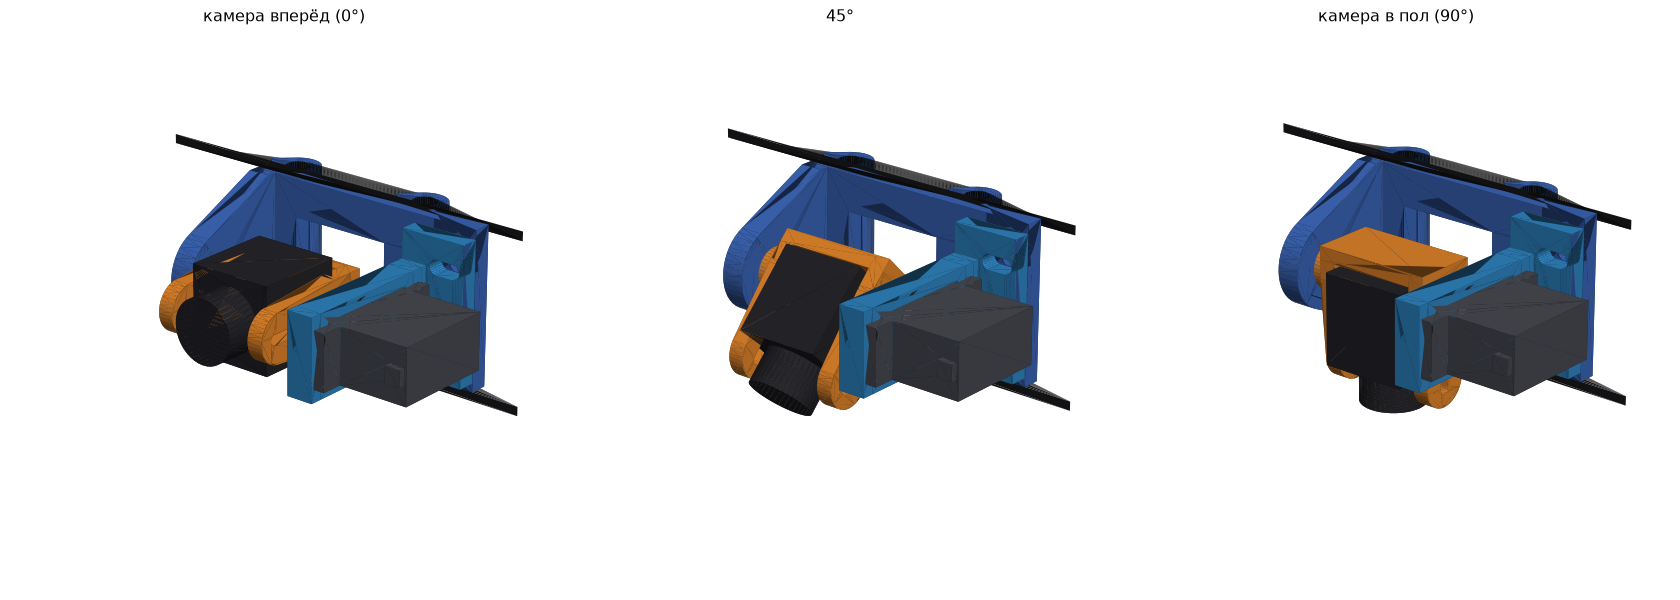

Source code (Python):
"""
Поворот камеры v3 — «турель» MG90S 180°: корпус серво НЕПОДВИЖЕН, на качалке сидит
U-скоба с камерой, второе ухо скобы вращается на оси M3 в правом ухе рамы.
Крепление к раме дрона спереди: 2 трубки на передние стойки (33 мм между центрами).

Детали:
  рама (трубки + вертикальная рама + правое ухо-опора)  — печать стоя, трубки вертикально
  корпус серво с фланцем на раму (2×M3, пазы ±2 мм)      — печать фланцем шлица вниз
  U-скоба под камеру 19 мм, паз M2 под камеры 20…30 мм   — печать перемычкой вниз

Координаты: X вперёд, Y влево, Z вверх; стойки X=0, Y=±SO_S/2; Z=0 — середина между плитами.
Запуск: python3 turret_v3.py [--check]
"""
import math
import os
import sys

import numpy as np

sys.path.insert(0, os.path.join(os.path.dirname(os.path.abspath(__file__)), "..", "kolibri_car"))
from generate_car import M, m3d, box, cyl_y, cyl_z, union, hex_prism, to_trimesh, on_bed  # noqa: E402

HERE = os.path.dirname(os.path.abspath(__file__))

# ---------------- рама дрона ----------------
SO_S, SO_D = 33.0, 5.0
PLATE_GAP, PLATE_T, PLATE_FRONT_X = 35.0, 2.0, 6.0
# ---------------- MG90S (замер: низ → ушки 16 мм) ----------------
SV_L, SV_W, SV_H = 22.8, 12.2, 22.5
SV_BOSS_H, SV_BOSS_R, SV_SPL_H = 4.0, 5.8, 3.5
SV_OFF = 5.5
SV_TAB_L, SV_TAB_T, SV_TAB_Z = 32.5, 2.5, 16.0
SV_SCREW = 27.8
FIT = 0.4
# ---------------- камера ----------------
CAM_W, CAM_PIVOT = 19.0, 8.0
CAM_LENGTHS = (20.0, 28.0)
# ---------------- механизм ----------------
X_P, Z_P = 23.5, 0.0
BASE_X = (2.5, 6.5)
ARM_T = 3.5                      # уши скобы
CAM_IN = CAM_W / 2 + 0.25        # 19.5 между ушами скобы
HORN_POCKET = 1.8                # карман под плечо качалки на наружной стороне левого уха скобы
HUB_L = 3.0                      # ступица качалки (со стороны серво)
BACK = (-7.0, -4.0)              # перемычка скобы позади оси
SLOT = (9.0, 19.0)               # паз M2 камеры от оси: камеры 20…30 мм
YOKE_FRONT = SLOT[1] + 4.0
BOSS_R, BOSS_L = 5.0, 3.5        # бобышка оси на правом ухе скобы
GAP = 0.5
EAR_T = 5.0                      # правое ухо рамы
FL_T = 4.0                       # фланец корпуса серво к раме
WALL = 2.4
# --------------------------------------------------------

G = PLATE_GAP / 2
Y_AL0, Y_AL1 = CAM_IN, CAM_IN + ARM_T                 # левое ухо скобы
Y_AR0, Y_AR1 = -CAM_IN - ARM_T, -CAM_IN               # правое ухо скобы
Y_SPL_TOP = Y_AL1 + 0.5                               # шлиц почти у наружной грани уха (ступица качалки снаружи)
Y_BOSS_TOP = Y_SPL_TOP + SV_SPL_H
Y_CASE_TOP = Y_BOSS_TOP + SV_BOSS_H
Y_SV_BOT = Y_CASE_TOP + SV_H
Y_TAB_IN = Y_SV_BOT - SV_TAB_Z - SV_TAB_T             # грань ушка серво к шлицу
Y_FLANGE0 = Y_CASE_TOP - 2.0                          # плита корпуса со стороны шлица (2 мм)
Y_ER1 = Y_AR0 - BOSS_L - GAP                          # внутренняя грань правого уха рамы
Y_ER0 = Y_ER1 - EAR_T
XR, XF, XC = -(SV_L / 2 - SV_OFF), SV_L / 2 + SV_OFF, SV_OFF
ZW = SV_W / 2 + FIT
HX0, HX1 = XR - FIT - WALL, XF + FIT + WALL            # корпус серво по X (от вала)
Y_FL1 = Y_TAB_IN + 9.0                                # фланец до сюда (Y)
BOLTS = [(Y_TAB_IN + 4.5, 9.0), (Y_TAB_IN + 4.5, -9.0)]

COL = {"frame": (0.25, 0.42, 0.75), "house": (0.20, 0.55, 0.80), "print": (0.93, 0.55, 0.18),
       "cam": (0.16, 0.16, 0.18), "servo": (0.30, 0.31, 0.34), "metal": (0.75, 0.75, 0.78),
       "carbon": (0.12, 0.12, 0.13)}


def cyl_x(r, x0, x1, y, z, seg=24):
    return M.cylinder(x1 - x0, r, r, seg).rotate([0, 90, 0]).translate([x0, y, z])


# ---------------------------------------------------------------- рама
def make_frame():
    ro, gz = SO_D / 2 + 2.5, G - 0.2
    parts = []
    for s in (-1, 1):
        y = s * SO_S / 2
        parts.append(M.batch_hull([cyl_z(ro, -gz, gz, 0, y, 48), box(-0.5, 0.5, y - ro - 1.8, y - ro + 0.5, -gz, gz)]))
    parts.append(box(*BASE_X, Y_ER0, Y_FL1, -gz, gz))
    parts.append(M.batch_hull([box(BASE_X[0], BASE_X[1] + 2, Y_ER0, Y_ER1, -gz, gz), cyl_y(9.5, Y_ER0, Y_ER1, X_P, Z_P, 48)]))
    f = union(parts)
    cuts = [cyl_z(SO_D / 2 + 0.15, -G - 1, G + 1, 0, s * SO_S / 2, 48) for s in (-1, 1)]
    cuts.append(box(BASE_X[0] - 1, BASE_X[1] + 1, -11.5, 11.5, -9.0, 9.0))          # окно под провод серво
    cuts.append(cyl_y(1.7, Y_ER0 - 1, Y_ER1 + 1, X_P, Z_P, 24))                       # ось M3
    for y, z in BOLTS:
        cuts.append(cyl_x(1.65, BASE_X[0] - 1, BASE_X[1] + 1, y, z))
        cuts.append(hex_prism(5.8, 0, 2.6).rotate([0, 90, 0]).translate([BASE_X[0] - 0.01, y, z]))
    return f - union(cuts)


# ---------------------------------------------------------------- корпус серво
def make_housing():
    """Корпус MG90S: плита со стороны шлица + стенки до ушек; фланец к раме (пазы ±2 по Y)."""
    gz = G - 0.2
    x0, x1 = X_P + HX0, X_P + HX1
    shell = box(x0, x1, Y_FLANGE0, Y_TAB_IN, Z_P - ZW - WALL, Z_P + ZW + WALL)
    ledges = [box(X_P + XC - SV_TAB_L / 2 - 0.6, x0 + 0.01, Y_FLANGE0, Y_TAB_IN, Z_P - ZW - WALL, Z_P + ZW + WALL),
              box(x1 - 0.01, X_P + XC + SV_TAB_L / 2 + 0.6, Y_FLANGE0, Y_TAB_IN, Z_P - ZW - WALL, Z_P + ZW + WALL)]
    fx0 = BASE_X[1] + 0.1
    flange = box(fx0, fx0 + FL_T, Y_FLANGE0, Y_FL1, -gz + 2, gz - 2)
    web = box(fx0, x0 + 0.01, Y_FLANGE0, Y_TAB_IN, Z_P - ZW - WALL, Z_P + ZW + WALL)
    h = union([shell, flange, web] + ledges)
    cuts = [box(X_P + XR - FIT, X_P + XF + FIT, Y_CASE_TOP, Y_TAB_IN + 1, Z_P - ZW, Z_P + ZW),     # гнездо
            cyl_y(SV_BOSS_R + 0.7, Y_FLANGE0 - 1, Y_CASE_TOP + 0.5, X_P, Z_P, 48),               # выступ+шлиц
            box(X_P + XF - 0.5, X_P + XF + FIT + 2.6, Y_CASE_TOP + 1.0, Y_TAB_IN + 1, Z_P - 2.3, Z_P + 2.3)]  # кабель
    for sx in (-1, 1):
        xh = X_P + XC + sx * SV_SCREW / 2
        cuts.append(M.batch_hull([cyl_y(0.8, Y_TAB_IN - 7, Y_TAB_IN + 1, xh - 0.4, Z_P, 12),
                                  cyl_y(0.8, Y_TAB_IN - 7, Y_TAB_IN + 1, xh + 0.4, Z_P, 12)]))
    for y, z in BOLTS:     # пазы ±2 мм по Y — подгонка посадки скобы на шлиц
        cuts.append(M.batch_hull([cyl_x(1.65, fx0 - 1, fx0 + FL_T + 1, y - 2, z), cyl_x(1.65, fx0 - 1, fx0 + FL_T + 1, y + 2, z)]))
    return h - union(cuts)


# ---------------------------------------------------------------- U-скоба
def make_yoke():
    """Координаты относительно оси (при 0°)."""
    zh = 7.0
    arms = []
    for y0, y1 in ((Y_AL0, Y_AL1), (Y_AR0, Y_AR1)):
        arms.append(M.batch_hull([box(BACK[0], BACK[1], y0, y1, -zh, zh), cyl_y(7.0, y0, y1, 0, 0, 48),
                                  cyl_y(5.5, y0, y1, YOKE_FRONT - 5.5, 0, 40)]))
    back = box(BACK[0], BACK[1], Y_AR0, Y_AL1, -zh, zh)
    boss = cyl_y(BOSS_R, Y_AR0 - BOSS_L, Y_AR0 + 0.01, 0, 0, 40)
    y = union(arms + [back, boss])
    cuts = []
    # карман качалки на наружной стороне левого уха: ступица Ø9 + плечо назад (≈19 мм)
    cuts.append(M.batch_hull([cyl_y(4.5, Y_AL1 - HORN_POCKET, Y_AL1 + 1, 0, 0, 40),
                              cyl_y(2.4, Y_AL1 - HORN_POCKET, Y_AL1 + 1, 0, -15.0, 24)]))
    cuts.append(cyl_y(1.6, Y_AL0 - 1, Y_AL1 + 1, 0, 0, 24))                     # центральный винт качалки
    for r in (7.0, 9.0, 11.0, 13.0):
        cuts.append(cyl_y(0.7, Y_AL0 + 0.6, Y_AL1, 0, -r, 12))                   # пилоты саморезов качалки
    # ось M3 справа: отверстие + паз гайки M3 с нейлоном
    cuts.append(cyl_y(1.25, Y_AR0 - BOSS_L - 1, Y_AR1 + 1, 0, 0, 24))
    cuts.append(box(-2.95, 2.95, Y_AR0 - BOSS_L + 0.8, Y_AR0 - BOSS_L + 5.0, -zh - 1, 3.4))
    # пазы M2 камеры
    for yy in (Y_AL0, Y_AR0):
        cuts.append(M.batch_hull([cyl_y(1.15, Y_AR0 - BOSS_L - 1, Y_AL1 + 1, SLOT[0], 0, 16),
                                  cyl_y(1.15, Y_AR0 - BOSS_L - 1, Y_AL1 + 1, SLOT[1], 0, 16)]))
    return y - union(cuts)


def horn():
    """Одноплечая качалка в кармане скобы (плечо назад-вниз), ступица к серво."""
    arm = M.batch_hull([cyl_y(4.1, Y_AL1 - HORN_POCKET + 0.1, Y_AL1 - 0.1, 0, 0, 32),
                        cyl_y(2.0, Y_AL1 - HORN_POCKET + 0.1, Y_AL1 - 0.1, 0, -15.0, 24)])
    hub = cyl_y(3.6, Y_AL1 - 0.1, Y_AL1 + HUB_L, 0, 0, 32)
    return union([arm, hub])


def servo_body():
    """MG90S в координатах рамы (неподвижен): вал на оси, шлиц к скобе (-Y), низ корпуса наружу."""
    body = box(XR, XF, Y_CASE_TOP, Y_SV_BOT, -SV_W / 2, SV_W / 2)
    tabs = box(XC - SV_TAB_L / 2, XC + SV_TAB_L / 2, Y_TAB_IN, Y_TAB_IN + SV_TAB_T, -SV_W / 2, SV_W / 2)
    bossb = cyl_y(SV_BOSS_R, Y_BOSS_TOP, Y_CASE_TOP, 0, 0, 40)
    spl = cyl_y(2.4, Y_SPL_TOP, Y_BOSS_TOP, 0, 0, 24)
    grom = box(XF, XF + 1.5, Y_SV_BOT - 4.0, Y_SV_BOT - 0.5, -1.8, 1.8)
    return union([body, tabs, bossb, spl, grom]).translate([X_P, 0, Z_P])


def camera(L):
    body = box(-(L - CAM_PIVOT), CAM_PIVOT, -CAM_W / 2, CAM_W / 2, -CAM_W / 2, CAM_W / 2)
    lens = M.cylinder(8.0, 7.0, 7.0, 40).rotate([0, 90, 0]).translate([CAM_PIVOT, 0, 0])
    return union([body, lens])


def cam_pivot(L):
    return max(SLOT[0], BACK[1] + (L - CAM_PIVOT) + 1.0)


def frame_proxy():
    plates = [box(-60, PLATE_FRONT_X, -45, 45, G, G + PLATE_T), box(-60, PLATE_FRONT_X, -45, 45, -G - PLATE_T, -G)]
    return union(plates + [cyl_z(SO_D / 2, -G, G, 0, s * SO_S / 2, 32) for s in (-1, 1)])


def rotating(t, L=CAM_LENGTHS[0]):
    def pl(m):
        return m.rotate([0, t, 0]).translate([X_P, 0, Z_P])
    return pl(make_yoke()), pl(horn()), pl(camera(L).translate([cam_pivot(L), 0, 0]))


# ---------------------------------------------------------------- проверка
def check():
    ok = True
    fr, hs, yk, sv = make_frame(), make_housing(), make_yoke(), servo_body()

    def rep(name, cond, detail=""):
        nonlocal ok
        ok &= bool(cond)
        print(f"  [{'OK' if cond else 'ПРОБЛЕМА'}] {name} {detail}")

    print("Сборка:")
    rep("MG90S входит в корпус", (sv ^ hs).volume() < 0.05, f"{(sv ^ hs).volume():.2f} мм³")
    pieces = [box(XR, XF, Y_CASE_TOP, Y_SV_BOT, -SV_W / 2, SV_W / 2),
              box(XC - SV_TAB_L / 2, XC + SV_TAB_L / 2, Y_TAB_IN, Y_TAB_IN + SV_TAB_T, -SV_W / 2, SV_W / 2),
              box(XF, XF + 1.5, Y_SV_BOT - 4.0, Y_SV_BOT - 0.5, -1.8, 1.8),
              cyl_y(SV_BOSS_R, Y_BOSS_TOP, Y_CASE_TOP, 0, 0, 40)]
    v = sum((M.batch_hull([p_.translate([X_P, 0, Z_P]), p_.translate([X_P, 40, Z_P])]) ^ hs).volume() for p_ in pieces)
    rep("серво вставляется снаружи (+Y) без помех", v < 0.05, f"{v:.2f} мм³")
    rep("корпус садится на раму", (hs ^ fr).volume() < 0.05)
    rep("рама не врезается в плиты/стойки", (fr ^ frame_proxy()).volume() < 0.05)
    hn = horn()
    rep("качалка ложится в карман скобы", (hn ^ yk).volume() < 0.05, f"{(hn ^ yk).volume():.2f} мм³")
    for L in CAM_LENGTHS:
        v = (camera(L).translate([cam_pivot(L), 0, 0]) ^ yk).volume()
        rep(f"камера {L:.0f} мм в пазу скобы", v < 0.05 and cam_pivot(L) <= SLOT[1], f"ось камеры {cam_pivot(L):.1f} от оси")
    tools = {"винт оси M3 снаружи правого уха": cyl_y(3.5, Y_ER0 - 40, Y_ER0 - 0.01, X_P, Z_P)}
    for y, z in BOLTS:
        tools[f"винт фланца корпуса (Z={z:+.0f}) спереди"] = cyl_x(3.0, BASE_X[1] + FL_T + 0.2, 80, y, z)
    tools["саморезы ушек серво снаружи"] = union([cyl_y(2.5, Y_TAB_IN + SV_TAB_T + 0.01, Y_TAB_IN + 40,
                                                          X_P + XC + s_ * SV_SCREW / 2, Z_P) for s_ in (-1, 1)])
    for n, t_ in tools.items():
        v = (t_ ^ union([fr, hs, frame_proxy()])).volume()
        rep(f"доступ отвёрткой: {n}", v < 0.05, f"{v:.2f} мм³")
    print("Ход 0…90° (камеры 20 и 28 мм):")
    fixed = union([fr, hs, sv, frame_proxy()])
    worst, at = 0.0, None
    for L in CAM_LENGTHS:
        for t in range(0, 91, 3):
            yk_, hn_, cm = rotating(t, L)
            v = (yk_ ^ fixed).volume() + (cm ^ fixed).volume() + ((hn_ ^ fixed).volume() - (hn_ ^ sv).volume())
            if v > worst:
                worst, at = v, (L, t)
    rep("ничего не задевает", worst < 0.5, f"{worst:.2f} мм³ {at or ''}")
    back = min(fr.bounding_box()[0], hs.bounding_box()[0])
    rep("позади стоек пусто", back >= -(SO_D / 2 + 2.5) - 0.01, f"X min = {back:.1f}")
    print(f"Ось X={X_P}, Z={Z_P}; серво Y {Y_CASE_TOP:.1f}…{Y_SV_BOT:.1f}; ширина {Y_SV_BOT - Y_ER0:.1f} мм")
    return ok


# ---------------------------------------------------------------- экспорт и картинка
PARTS = {
    "turret_v3_frame_x1": (make_frame, [0, 0, 0]),             # стоя, трубки вертикально
    "turret_v3_servo_housing_x1": (make_housing, [90, 0, 0]),   # плитой шлица вниз, гнездо открыто вверх
    "turret_v3_yoke_x1": (make_yoke, [0, -90, 0]),             # перемычкой вниз, уши вверх
}


def export():
    d = os.path.join(HERE, "stl", "turret_v3")
    os.makedirs(d, exist_ok=True)
    for name, (f, rot) in PARTS.items():
        to_trimesh(on_bed(f().rotate(rot))).export(os.path.join(d, name + ".stl"))
    render(os.path.join(HERE, "turret_v3.png"))


def render(path):
    import matplotlib
    matplotlib.use("Agg")
    import matplotlib.pyplot as plt
    from mpl_toolkits.mplot3d.art3d import Poly3DCollection
    light = np.array([0.4, 0.6, 0.75]); light /= np.linalg.norm(light)
    fig = plt.figure(figsize=(21, 7.5))
    for k, (t, title) in enumerate([(0, "камера вперёд (0°)"), (45, "45°"), (90, "камера в пол (90°)")]):
        yk, hn, cm = rotating(t)
        items = [(frame_proxy(), "carbon"), (make_frame(), "frame"), (make_housing(), "house"), (servo_body(), "servo"),
                 (yk, "print"), (hn, "metal"), (cm, "cam")]
        T, C = [], []
        for man, col in items:
            tm = to_trimesh(man)
            sh = 0.35 + 0.65 * np.clip(tm.face_normals @ light, 0, 1)
            T.append(tm.vertices[tm.faces]); C.append(np.c_[np.outer(sh, COL[col]), np.ones_like(sh)])
        T = np.concatenate(T); C = np.concatenate(C)
        keep = T[:, :, 0].mean(1) > -12
        T, C = T[keep], C[keep]
        ax = fig.add_subplot(1, 3, k + 1, projection="3d")
        ax.add_collection3d(Poly3DCollection(T, facecolors=C, edgecolor="none"))
        V = T.reshape(-1, 3); lo, hi = V.min(0), V.max(0); c = (lo + hi) / 2; r = (hi - lo).max() / 2 * 0.72
        ax.set_xlim(c[0] - r, c[0] + r); ax.set_ylim(c[1] - r, c[1] + r); ax.set_zlim(c[2] - r, c[2] + r)
        ax.set_box_aspect((1, 1, 1)); ax.view_init(22, 40); ax.set_axis_off(); ax.set_title(title, fontsize=14)
    plt.tight_layout(); plt.savefig(path, dpi=80)


if __name__ == "__main__":
    if "--check" in sys.argv:
        sys.exit(0 if check() else 1)
    export()
